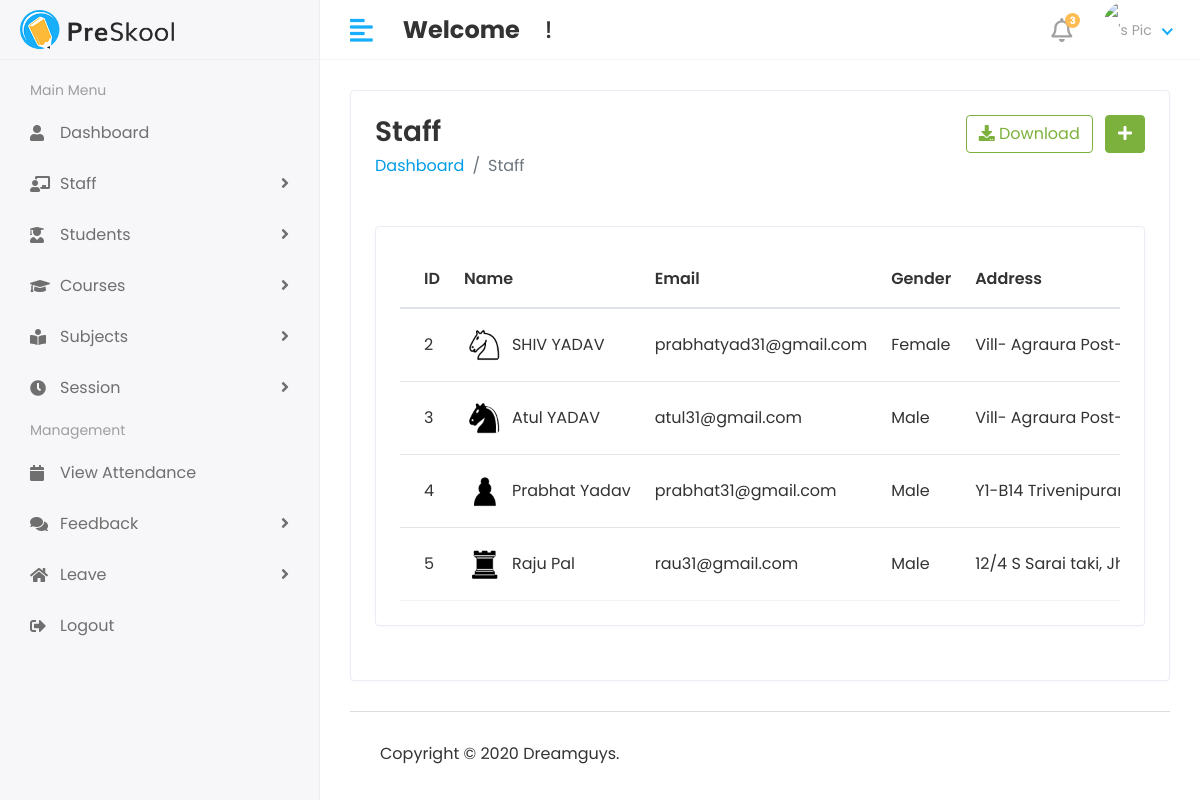
/Hod/Staff/view, run on an earlier commit of the app's database.
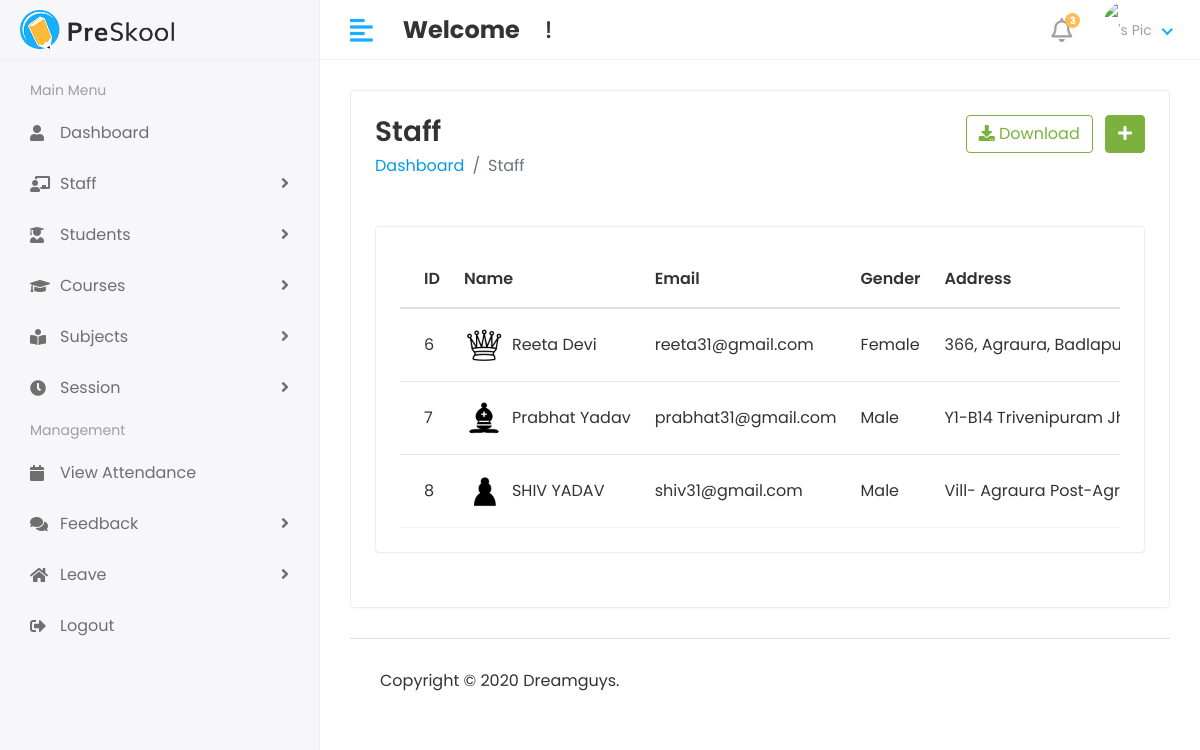
And on a later commit of the database.
### myApp/models.py (models this page shows, shortened)
class Staff(models.Model):
  objects = None
  admin = models.OneToOneField(CustomUser, on_delete=models.CASCADE)
  address = models.TextField()
  gender = models.CharField(max_length=100)
  created_at = models.DateTimeField(auto_now_add=True)
  updated_at = models.DateTimeField(auto_now=True)

class CustomUser(AbstractUser):
  USER = (
    (1, 'HOD'),
    (2, 'STAFF'),
    (3, 'STUDENT'),
  )
  user_type = models.CharField(choices=USER, max_length=50, default=1)
  profile_Pic = models.ImageField(upload_to='media/profilePic')

### StudentManagementProject/Hod_Views.py (the view)
def view_staff(request):
  staff = Staff.objects.all()
  context = {
    'staffs': staff,
  }
  return render(request, 'Hod/view_staff.html', context)

### templates/Hod/view_staff.html (shortened to what this page needs)
{% extends 'base.html' %}
{% block content %}
{% load static %}
<div class="row">
  <div class="col-sm-12">
    <div class="card">
      <div class="card-body">
        <div class="row">
          <div class="col bg-white">
            <h3 class="page-title">Staff</h3>
            <ul class="breadcrumb bg-white p-0 mb-5">
              <li class="breadcrumb-item"><a href="{% url 'hod_home' %}">Dashboard</a></li>
              <li class="breadcrumb-item active">Staff</li>
            </ul>
          </div>
          <div class="col-auto text-right float-right ml-auto">
            <a href="#" class="btn btn-outline-success mr-2"><i class="fas fa-download"></i> Download</a>
            <a href="{% url 'add_staff' %}" class="btn btn-success"><i class="fas fa-plus"></i></a>
          </div>
        </div>
        <div class="row">
          <div class="col-sm-12">
            <div class="card card-table">
              <div class="card-body">
                <div class="table-responsive">
                  <table class="table table-hover table-center mb-0 datatable">
                    <thead>
                    <tr>
                      <th>ID</th>
                      <th>Name</th>
                      <th>Email</th>
                      <th>Gender</th>
                      <th>Address</th>
                    </tr>
                    </thead>
                    <tbody>
                    {% for i in staffs %}
                    <tr>
                      <td>{{i.id}}</td>
                      <td>
                        <h2 class="table-avatar">
                          {% if i.admin_id.profile_Pic == "" %}
                          <a href="#" class="avatar avatar-sm mr-2"><img
                              class="avatar-img rounded-circle"
                              src="{% static 'assets/img/no-img.jpg' %}"></a>
                          {% else %}
                          <a href="#" class="avatar avatar-sm mr-2"><img
                              class="avatar-img rounded-circle" src="/{{i.admin.profile_Pic}}"></a>
                          <a href="#">{{i.admin.first_name}}&nbsp;{{i.admin.last_name}}</a>
                          {% endif %}
                        </h2>
                      </td>
                      <td>{{i.admin.email}}</td>
                      <td>{{i.gender}}</td>
                      <td>{{i.address}}</td>
                    </tr>
                    {% endfor %}
                    </tbody>
                  </table>
                </div>
              </div>
            </div>
          </div>
        </div>
      </div>
    </div>
  </div>
</div>
{% endblock %}

What changed in the data, as far as the page shows it:
removed Staff: id "2", admin.profile_Pic (picture), admin.first_name "SHIV", admin.last_name "YADAV", admin.email "prabhatyad31@gmail.com", gender "Female", address "Vill- Agraura…"
removed Staff: id "3", admin.profile_Pic (picture), admin.first_name "Atul", admin.last_name "YADAV", admin.email "atul31@gmail.com", gender "Male", address "Vill- Agraura…"
removed Staff: id "4", admin.profile_Pic (picture), admin.first_name "Prabhat", admin.last_name "Yadav", admin.email "prabhat31@gmail.com", gender "Male", address "Y1-B14…"
removed Staff: id "5", admin.profile_Pic (picture), admin.first_name "Raju", admin.last_name "Pal", admin.email "rau31@gmail.com", gender "Male", address "12/4 S Sarai taki,…"
added Staff: id "6", admin.profile_Pic (picture), admin.first_name "Reeta", admin.last_name "Devi", admin.email "reeta31@gmail.com", gender "Female", address "366, Agraura,…"
added Staff: id "7", admin.profile_Pic (picture), admin.first_name "Prabhat", admin.last_name "Yadav", admin.email "prabhat31@gmail.com", gender "Male", address "Y1-B14 Trivenipuram…"
added Staff: id "8", admin.profile_Pic (picture), admin.first_name "SHIV", admin.last_name "YADAV", admin.email "shiv31@gmail.com", gender "Male", address "Vill- Agraura…"
